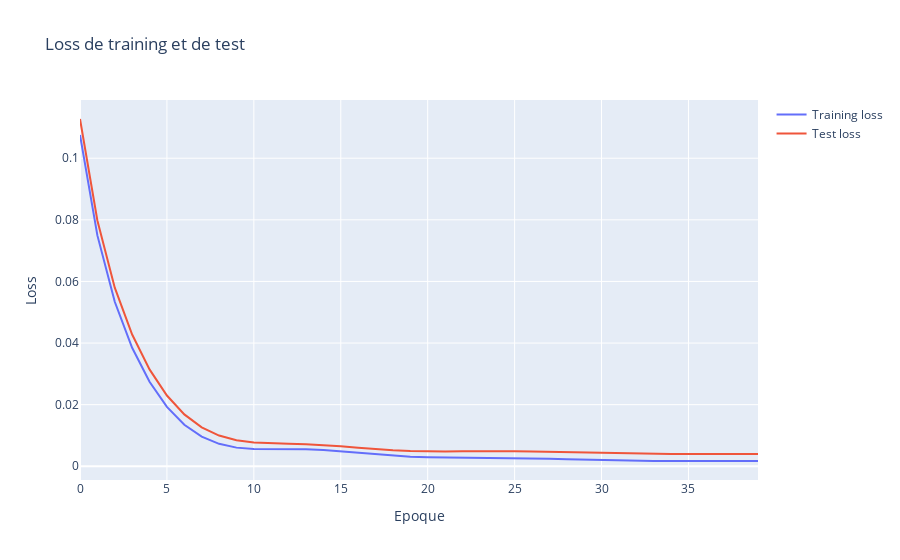

The cell this chart's notebook holds for it:
### Markdown cell above
# Modèle

### Code cell
class Mod(nn.Module):
    def __init__(self,num_rnn=3,cnn_size=3):
        super(Mod, self).__init__()
        nbr_cnn = { "2":6, #nombres de layer pour avoir un champ récepteur de 7
                    "3":3,
                    "4":2,
                    "7":1}
        layer = nn.Sequential(nn.Conv1d(24, 24, cnn_size, stride=1),
                              nn.Sigmoid())
        self.cnn = nn.Sequential(*([layer]*nbr_cnn[str(cnn_size)]))
        self.rnn = nn.Sequential(nn.RNN(24, 24, num_layers=num_rnn))
    def forward(self, x):
        # x.shape = (1,351,7) -> (N,Hin,L)
        # cnn needs (N,L,Hin) (B,D,T)(batch,time,dim)
        # 1 724 1 
        xx = x.view(1,24,-1)
        y = self.cnn(xx)
        yy = y.view(1,-1,24)
        z,h= self.rnn(yy)
        # y.shape = (1,1,346)
        return z


def test(mod):
    mod.train(False)
    totloss, nbatch = 0., 0
    for data in testloader:
        inputs, goldy = data
        haty = mod(inputs)
        loss = crit(haty, goldy)
        totloss += loss.item()
        nbatch += 1
    totloss /= float(nbatch)
    mod.train(True)
    return totloss


def validate(mod):
    mod.train(False)
    totloss, nbatch = 0., 0
    for data in validloader:
        inputs, goldy = data
        haty = mod(inputs)
        loss = crit(haty, goldy)
        totloss += loss.item()
        nbatch += 1
    totloss /= float(nbatch)
    mod.train(True)
    return totloss

def train(mod, nepochs, lr,testdata=True):
    optim = torch.optim.Adam(mod.parameters(), lr=lr)
    tab_train_loss = []
    tab_test_loss = []
    for epoch in range(nepochs):
        if testdata :
            testloss = test(mod)
        else :    
            testloss = validate(mod)
        totloss, nbatch = 0., 0
        for data in trainloader:
            inputs, goldy = data
            optim.zero_grad()
            haty = mod(inputs)
            loss = crit(haty, goldy)
            totloss += loss.item()
            nbatch += 1
            loss.backward()
            optim.step()
        totloss /= float(nbatch)
        tab_train_loss.append(totloss)
        tab_test_loss.append(testloss)
        # print("err", totloss, testloss)
    # print("fin", totloss, testloss, file=sys.stderr)
    return tab_train_loss, tab_test_loss


if __name__ == "__main__":
    crit = nn.MSELoss()
    tab_value = []
    tab_loss = []
    n_epochs = 40
    lr = 0.005
    num_rnn = 2
    nbr_cnn = 3
    fig = go.Figure()
    model = Mod(num_rnn, nbr_cnn)
    trainloss, testloss = train(model, n_epochs, lr=lr)
    fig.add_trace(go.Scatter(y=np.array(trainloss), x=np.arange(len(trainloss)),
                            mode='lines', name=f"Training loss"))
    fig.add_trace(go.Scatter(y=np.array(testloss), x=np.arange(len(testloss)),
                            mode='lines', name=f"Test loss"))
    fig.update_layout(
        title=f"Loss de training et de test",
        xaxis_title="Epoque",
        yaxis_title="Loss"
    )
    fig.show()

### Figure 1 — Plotly figure (JSON) as saved in the notebook; plotly's stock layout.template omitted (floating-point values rounded to 4 significant figures)
{"data": [{"mode": "lines", "name": "Training loss", "type": "scatter", "x": [0, 1, 2, 3, 4, 5, 6, 7, 8, 9, 10, 11, 12, 13, 14, 15, 16, 17, 18, 19, 20, 21, 22, 23, 24, 25, 26, 27, 28, 29, 30, 31, 32, 33, 34, 35, 36, 37, 38, 39], "y": [0.1076, 0.07495, 0.05341, 0.03847, 0.02743, 0.01927, 0.01348, 0.009635, 0.007289, 0.006052, 0.00558, 0.005529, 0.005587, 0.005522, 0.005244, 0.004801, 0.00429, 0.003799, 0.003391, 0.003108, 0.002953, 0.002894, 0.00288, 0.002866, 0.002817, 0.002725, 0.002595, 0.002442, 0.002282, 0.002129, 0.001995, 0.001886, 0.001804, 0.001748, 0.001719, 0.001712, 0.001719, 0.001727, 0.001729, 0.001718]}, {"mode": "lines", "name": "Test loss", "type": "scatter", "x": [0, 1, 2, 3, 4, 5, 6, 7, 8, 9, 10, 11, 12, 13, 14, 15, 16, 17, 18, 19, 20, 21, 22, 23, 24, 25, 26, 27, 28, 29, 30, 31, 32, 33, 34, 35, 36, 37, 38, 39], "y": [0.1127, 0.07978, 0.05799, 0.04278, 0.03145, 0.02297, 0.01684, 0.01265, 0.009968, 0.008424, 0.007687, 0.007426, 0.007336, 0.007189, 0.006889, 0.006464, 0.00599, 0.005541, 0.005175, 0.004935, 0.004829, 0.004827, 0.004877, 0.004925, 0.004935, 0.004892, 0.004802, 0.00468, 0.004543, 0.004407, 0.004284, 0.00418, 0.004097, 0.004038, 0.004002, 0.003987, 0.003986, 0.003986, 0.003976, 0.00395]}], "layout": {"title": {"text": "Loss de training et de test"}, "xaxis": {"title": {"text": "Epoque"}}, "yaxis": {"title": {"text": "Loss"}}}}
